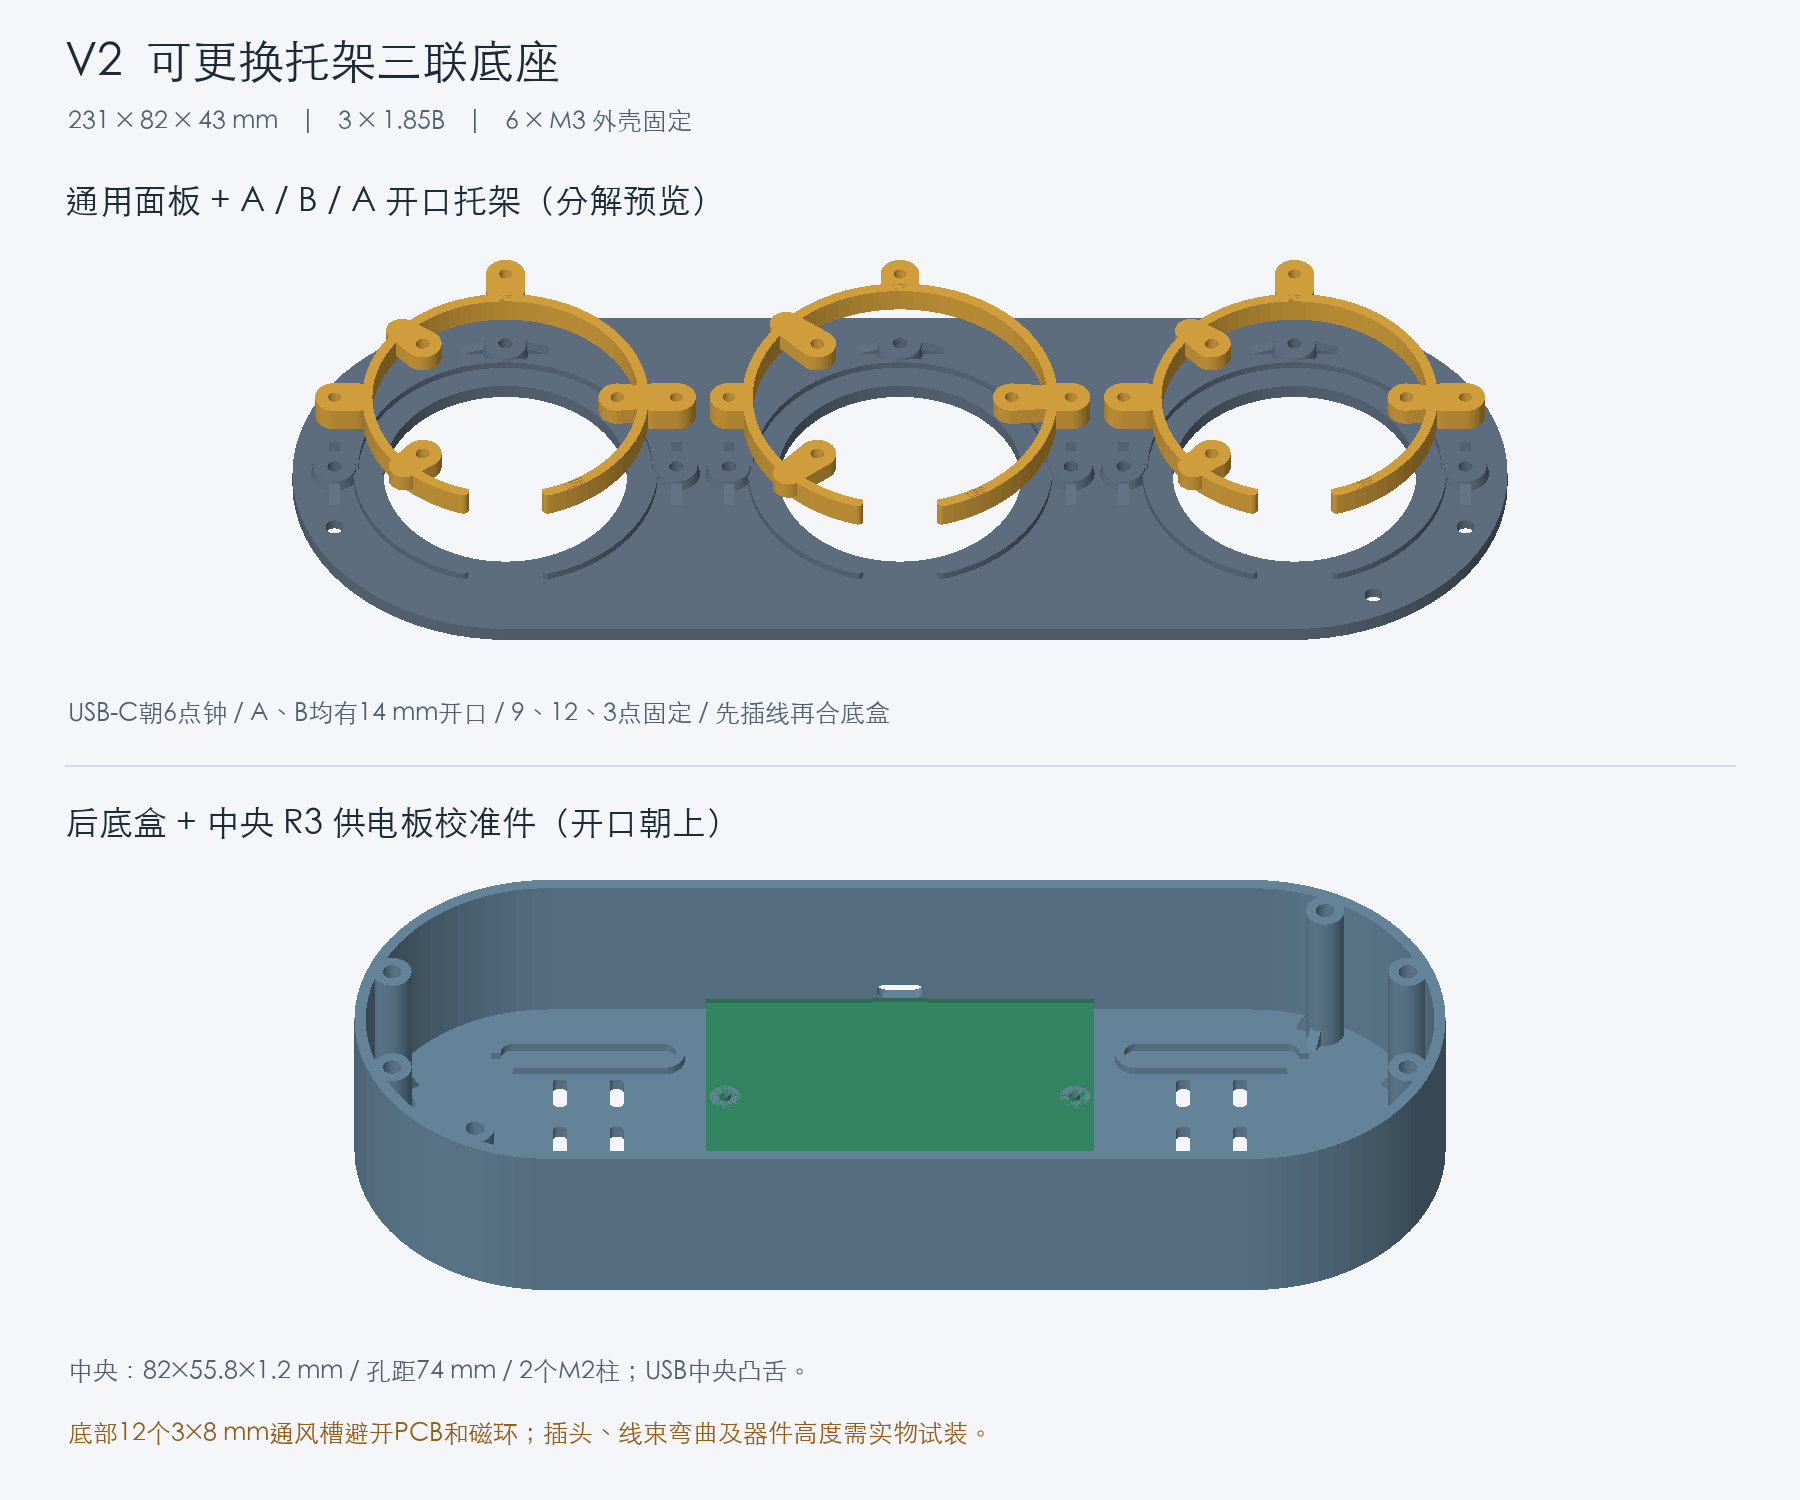

Here is the Python script that generated this plot:
"""Render the exported STL geometry. Requires numpy and Pillow."""
import argparse
import json
from pathlib import Path
import re

import numpy as np
from PIL import Image, ImageDraw, ImageFont


ROOT = Path(__file__).resolve().parent
parser = argparse.ArgumentParser(description=__doc__)
parser.add_argument("--font", default="/System/Library/Fonts/STHeiti Light.ttc")
args = parser.parse_args()
params = (ROOT / "params.scad").read_text()


def value(name):
    return float(re.search(rf"^{name}\s*=\s*([-+\d.]+)", params, re.M)[1])


def mesh(name):
    data = (ROOT / "stl" / f"{name}.stl").read_text()
    vertices = re.findall(r"vertex\s+([-+\d.eE]+)\s+([-+\d.eE]+)\s+([-+\d.eE]+)", data)
    return np.array(vertices, dtype=float).reshape(-1, 3, 3)


image = Image.new("RGB", (1800, 1500), "#f4f6fa")
draw = ImageDraw.Draw(image)
font = ImageFont.truetype(args.font, 34)
small = ImageFont.truetype(args.font, 25)
title = ImageFont.truetype(args.font, 46)


def render(items, box, canvas=image, rear_flat=False, view=None, bounds=None):
    # Orthographic view from the rear and lower side of the assembly.
    up = np.array([0, 1, 0] if rear_flat else [0, 0.72, 0.694])
    eye = np.array([0, 0, 1] if rear_flat else [0, -0.694, 0.72])
    if view == "bottom":
        up, eye = np.array([0, 1, 0]), np.array([0, 0, -1])
    elif view == "usb":
        up, eye = np.array([0, 0, 1]), np.array([0, 1, 0])
    light = np.array([-0.3, -0.5, 0.81])
    projected_all = [np.stack([t[:, :, 0], t @ up], axis=-1) for t, _ in items]
    points = np.concatenate(projected_all).reshape(-1, 2)
    lo, hi = points.min(axis=0), points.max(axis=0)
    if bounds is not None:
        lo, hi = np.array(bounds, dtype=float)
    width, height = box[2]-box[0], box[3]-box[1]
    scale = min((width-40)/(hi[0]-lo[0]), (height-20)/(hi[1]-lo[1]))
    origin = (lo+hi)/2
    pixels = np.full((height, width, 3), [244, 246, 250], dtype=np.uint8)
    zbuffer = np.full((height, width), -np.inf)
    for triangles, colour in items:
        normals = np.cross(triangles[:, 1]-triangles[:, 0],
                           triangles[:, 2]-triangles[:, 0])
        lengths = np.linalg.norm(normals, axis=1)
        normals /= np.maximum(lengths[:, None], 1e-12)
        lighting = 0.50 + 0.50*np.clip(normals @ light, 0, 1)
        projected = np.stack([triangles[:, :, 0], triangles @ up], axis=-1)
        projected[:, :, 0] = width/2 + scale*(projected[:, :, 0]-origin[0])
        projected[:, :, 1] = height/2 - scale*(projected[:, :, 1]-origin[1])
        depths = triangles @ eye
        for i in range(len(triangles)):
            if normals[i] @ eye <= 1e-8:
                continue
            p = projected[i]
            xmin, ymin = np.maximum(np.floor(p.min(axis=0)).astype(int), 0)
            xmax, ymax = np.minimum(np.ceil(p.max(axis=0)).astype(int),
                                   [width-1, height-1])
            if xmin > xmax or ymin > ymax:
                continue
            denominator = (p[1, 1]-p[2, 1])*(p[0, 0]-p[2, 0]) + \
                (p[2, 0]-p[1, 0])*(p[0, 1]-p[2, 1])
            if abs(denominator) < 1e-9:
                continue
            yy, xx = np.mgrid[ymin:ymax+1, xmin:xmax+1] + 0.5
            a = ((p[1, 1]-p[2, 1])*(xx-p[2, 0]) +
                 (p[2, 0]-p[1, 0])*(yy-p[2, 1]))/denominator
            b = ((p[2, 1]-p[0, 1])*(xx-p[2, 0]) +
                 (p[0, 0]-p[2, 0])*(yy-p[2, 1]))/denominator
            c = 1-a-b
            depth = a*depths[i, 0] + b*depths[i, 1] + c*depths[i, 2]
            region = zbuffer[ymin:ymax+1, xmin:xmax+1]
            visible = (a >= -1e-8) & (b >= -1e-8) & (c >= -1e-8) & (depth > region)
            region[visible] = depth[visible]
            pixels[ymin:ymax+1, xmin:xmax+1][visible] = \
                (np.array(colour)*lighting[i]).astype(np.uint8)
    canvas.paste(Image.fromarray(pixels), box[:2])
    return lambda x, y: (box[0]+width/2+scale*(x-origin[0]),
                         box[1]+height/2-scale*(y-origin[1]))


draw.text((65, 38), "V2  可更换托架三联底座", font=title, fill="#1d2a38")
draw.text((68, 108),
          f"{value('case_w'):g} × {value('case_h'):g} × "
          f"{value('case_depth')+value('panel_t'):g} mm    |    3 × 1.85B    |    6 × M3 外壳固定",
          font=small, fill="#526171")
draw.text((65, 183), "通用面板 + A / B / A 开口托架（分解预览）", font=font, fill="#1d2a38")
items = [(mesh("panel"), [104, 121, 140])]
for i, name in enumerate(["carrier_a", "carrier_b", "carrier_a"]):
    triangles = mesh(name)
    triangles[:, :, 1] *= -1
    triangles[:, :, 2] = value("carrier_h") - triangles[:, :, 2]
    triangles[:, :, 0] += (i-1)*value("module_pitch")
    triangles[:, :, 2] += value("panel_t")+value("panel_post_h")+14
    items.append((triangles, [230, 174, 67]))
render(items, (65, 250, 1735, 650))
draw.text((68, 700), "USB-C朝6点钟 / A、B均有14 mm开口 / 9、12、3点固定 / 先插线再合底盒",
          font=small, fill="#526171")
draw.line((65, 765, 1735, 765), fill="#d4dce5", width=2)
draw.text((65, 805), "后底盒 + 中央 R3 供电板校准件（开口朝上）", font=font, fill="#1d2a38")
base_items = [(mesh("base"), [111, 145, 169])]
centre = json.loads(re.search(r"^power_pcb_centre\s*=\s*(\[[^;]+);", params, re.M)[1])
for i, name in enumerate(["power_board_mockup"]):
    triangles = mesh(name)
    triangles[:, :, 1] *= -1
    triangles[:, :, 0] += centre[0]
    triangles[:, :, 1] -= centre[1]
    triangles[:, :, 2] += value("bottom_t")+value("aux_post_h")
    base_items.append((triangles, [57, 147, 109] if i == 0 else [128, 94, 172]))
render(base_items, (65, 870, 1735, 1300))
draw.text((68, 1358), f"中央：{value('power_pcb_w'):g}×{value('power_pcb_h'):g}×{value('power_pcb_t'):g} mm / 孔距74 mm / 2个M2柱；USB中央凸舌。",
          font=small, fill="#526171")
draw.text((68, 1420), "底部12个3×8 mm通风槽避开PCB和磁环；插头、线束弯曲及器件高度需实物试装。",
          font=small, fill="#945d19")
image.save(ROOT / "preview.png")

# Read the production STLs and restore the rear-view assembly orientation.
# The print files are flipped so that their PCB contact pads sit on the bed.
total_depth = value("case_depth")+value("panel_t")
detail = Image.new("RGB", (1800, 1060), "#f4f6fa")
dd = ImageDraw.Draw(detail)
dd.text((65, 38), "A / B 托架：固定耳与USB-C开口", font=title, fill="#1d2a38")
dd.text((68, 110), "后视装配方向（非STL贴床视角）；9、12、3点固定，USB-C朝6点钟。",
        font=small, fill="#526171")
for i, name in enumerate(["carrier_a", "carrier_b"]):
    triangles = mesh(name)
    triangles[:, :, 1] *= -1
    triangles[:, :, 2] = value("carrier_h")-triangles[:, :, 2]
    left = 100+900*i
    project = render([(triangles, [230, 174, 67])],
                     (left, 240, left+700, 860), canvas=detail, rear_flat=True)
    dd.text((left+350, 195), name+".stl", font=font, fill="#1d2a38", anchor="mm")
    for x, y, label in [(-32.5,0,"9点"), (0,32.5,"12点"), (32.5,0,"3点")]:
        px, py = project(x, y)
        dd.text((px+(0 if x == 0 else (-58 if x < 0 else 58)),
                 py-55 if x == 0 else py), label, font=small,
                fill="#1d2a38", anchor="mm")
    px, py = project(0, -31)
    dd.text((px, py+32), "6点 USB-C / 14 mm贯穿", font=small,
            fill="#236e96", anchor="mm")
dd.text((68, 940), "面板对应柱同步移动；主板三孔、支撑高度和铜螺母规格保持原值。",
        font=small, fill="#526171")
dd.text((68, 990), f"231 × 82 × {total_depth:g} mm / 中心距75 mm / 面板、底盒及托架须使用本版配套打印件。",
        font=small, fill="#945d19")
detail.save(ROOT / "carrier_detail.png")

# Dimensioned rear-view placement; real component footprints are not selected.
placement = Image.new("RGB", (1800, 1120), "#f4f6fa")
pd = ImageDraw.Draw(placement)
origin = np.array([900, 530])
scale = min(7.5, 1660/value("case_w"))


def xy(x, y):
    return tuple(origin+np.array([x, -y])*scale)


def rect(x, y, w, h):
    return (*xy(x-w/2, y+h/2), *xy(x+w/2, y-h/2))


def centred_text(x, y, text, face=small, fill="#1d2a38"):
    pd.text(xy(x, y), text, font=face, fill=fill, anchor="mm")


pd.text((65, 42), "中央 R3 供电板安装（整机背视坐标）", font=title, fill="#1d2a38")
power_gap = (total_depth-value("bottom_t")-value("aux_post_h")-value("power_pcb_t")
             -value("power_components_h")-value("panel_t")-value("panel_post_h")
             -value("carrier_h")-value("pcb_t")-value("pcb_rear_component_h"))
pd.text((68, 112), f"供电板{value('power_pcb_w'):g}×{value('power_pcb_h'):g}×{value('power_pcb_t'):g} mm / 孔心中点XY=({centre[0]:g},{centre[1]:g}) / 孔距74 mm；总厚{total_depth:g} mm",
        font=small, fill="#526171")
pd.rounded_rectangle(rect(0, 0, value("case_w"), value("case_h")),
                     radius=value("case_h")/2*scale, fill="#e2e9ef",
                     outline="#536a7c", width=4)
pd.ellipse(rect(0, 0, value("magnet_pocket_d"), value("magnet_pocket_d")),
           outline="#9ca8b1", width=3)
path_points = json.loads(re.search(r"^cable_path_points\s*=\s*(\[[^;]+);", params, re.M)[1])
vent_x = json.loads(re.search(r"^vent_centres_x\s*=\s*(\[[^;]+);", params, re.M)[1])
vent_y = json.loads(re.search(r"^vent_centres_y\s*=\s*(\[[^;]+);", params, re.M)[1])
for x in vent_x:
    for y in vent_y:
        pd.rounded_rectangle(rect(x, y, value('vent_slot_w'), value('vent_slot_h')),
                             radius=value('vent_slot_r')*scale,
                             fill="#f4f6fa", outline="#536a7c", width=2)
path_pixels = [xy(*p) for p in path_points]
for i in (0,2):
    pd.line(path_pixels[i:i+2], fill="#9fb0bc", width=round((value("cable_channel_w")+4)*scale))
    pd.line(path_pixels[i:i+2], fill="#f4f6fa", width=round(value("cable_channel_w")*scale))
# Exterior cable plugs directly into J1 through the continuous wall.
usb_path = [(0,-47),(0,value('power_usb_face_y'))]
pd.line([xy(*p) for p in usb_path], fill="#2a87b5", width=6, joint="curve")
for i, c in enumerate([centre]):
    fill = "#c0e2d1" if i == 0 else "#d9cde8"
    w = value("power_pcb_w")
    h = value("power_pcb_h")
    outline = json.loads(re.search(r"^power_pcb_outline_xy\s*=\s*(\[[^;]+);", params, re.M)[1])
    pd.polygon([xy(c[0]+x,c[1]+y) for x,y in outline], fill=fill,
               outline="#536a7c", width=3)
    holes = [(-value('power_hole_pitch')/2,0),(value('power_hole_pitch')/2,0)]
    for hx, hy in holes:
        pd.ellipse(rect(c[0]+hx,c[1]+hy,value("aux_hole_d"),value("aux_hole_d")),
                   fill="#f4f6fa", outline="#536a7c", width=2)
    centred_text(c[0], 3.2, "R3 三路固定5V供电PCB")
    centred_text(c[0], -3.2, f"X={c[0]:g}  Y={c[1]:g}")
    centred_text(c[0], h/2+9.5, f"2×M2，柱高{value('aux_post_h'):g} mm")
for x in [-21.9,0.5,22.9]:
    pd.rectangle(rect(x,(value('power_xh_front_y')+value('power_xh_envelope_ymin'))/2,
                      8,value('power_xh_front_y')-value('power_xh_envelope_ymin')),
                 fill='#dea84a',outline='#536a7c',width=2)
centred_text(0,25,"XH输出朝上 / 先插线再合盒")
centred_text(0,-23,"USB-C PD输入朝下")
pd.rectangle(rect(0,value('power_usb_face_y')+2.0,value('power_usb_shell_w'),4.0),
             fill='#2a87b5')
centred_text(0, -50, "GCT USB4085直插 / 连续2.4 mm壁 / 名义露出0.2 mm")
pd.text((68, 945), f"元件高度目标{value('power_components_h'):g} mm；距仪表后部包络{power_gap:.1f} mm；底板3 mm。", font=small, fill="#526171")
pd.text((68, 990), "USB-C圆角孔9.74×3.96 mm；取消凹位与薄挡片；底部12个3×8 mm散热槽。", font=small, fill="#526171")
pd.text((68, 1035), "磁吸圆环凹槽保留；完整12×8 mm插头胶壳包络参与检查；实际插头需试装。", font=small, fill="#945d19")
placement.save(ROOT / "electronics" / "placement.png")

# Exterior views use the exported production base STL. The metal socket is
# only a visual envelope; it is not an additional printable part.
base_detail = Image.new("RGB", (1800, 1220), "#f4f6fa")
bd = ImageDraw.Draw(base_detail)
bd.text((65, 38), "底盒：USB-C护口与散热隔栅", font=title, fill="#1d2a38")
bd.text((68, 115), "外底面 / 12个3×8 mm贯穿槽 / 中央磁环凹槽保留", font=small, fill="#526171")
base_mesh = mesh('base')
pocket_floor = np.all(np.abs(base_mesh[:, :, 2]-value('magnet_pocket_depth')) < 1e-4, axis=1)
render([(base_mesh[~pocket_floor], [111, 145, 169]),
        (base_mesh[pocket_floor], [151, 177, 195])], (65, 170, 1735, 755),
       canvas=base_detail, view="bottom")
bd.line((65, 775, 1735, 775), fill="#d4dce5", width=2)
bd.text((65, 800), "USB-C侧壁局部放大（含母座包络）", font=font, fill="#1d2a38")


def box_mesh(low, high):
    corners = np.array([[x, y, z] for x in (low[0], high[0])
                        for y in (low[1], high[1]) for z in (low[2], high[2])])
    indices = np.array([[0, 1, 3], [0, 3, 2], [4, 6, 7], [4, 7, 5],
                        [0, 4, 5], [0, 5, 1], [2, 3, 7], [2, 7, 6],
                        [0, 2, 6], [0, 6, 4], [1, 5, 7], [1, 7, 3]])
    return corners[indices]


axis_from_bottom = (value('bottom_t')+value('aux_post_h')+value('power_pcb_t')
                    +value('power_usb_axis_above_pcb'))
socket_face = -value('power_usb_face_y')
sw, sh = value('power_usb_shell_w'), value('power_usb_mouth_h')
metal_t = 0.3
usb_items = [(base_mesh, [111, 145, 169])]


def mouth_contour(w, h, radius):
    points = []
    for cx, cz, start in [(w/2-radius, h/2-radius, 0),
                          (-w/2+radius, h/2-radius, 90),
                          (-w/2+radius, -h/2+radius, 180),
                          (w/2-radius, -h/2+radius, 270)]:
        for a in np.linspace(start, start+90, 13):
            points.append([cx+radius*np.cos(np.radians(a)),
                           cz+radius*np.sin(np.radians(a))])
    return np.array(points)


outer = mouth_contour(sw, sh, value('power_usb_mouth_r'))
inner = mouth_contour(sw-2*metal_t, sh-2*metal_t, value('power_usb_mouth_r')-metal_t)
metal, dark = [], []
for i in range(len(outer)):
    j = (i+1) % len(outer)
    a, b, c, d = [np.array([p[0], socket_face, axis_from_bottom+p[1]])
                  for p in (outer[i], outer[j], inner[j], inner[i])]
    metal.extend([[a, c, b], [a, d, c]])
    dark.append([[0, socket_face-0.01, axis_from_bottom],
                 [inner[j, 0], socket_face-0.01, axis_from_bottom+inner[j, 1]],
                 [inner[i, 0], socket_face-0.01, axis_from_bottom+inner[i, 1]]])
usb_items.extend([(np.array(metal), [193, 207, 218]), (np.array(dark), [33, 40, 48])])
render(usb_items, (65, 860, 940, 1170), canvas=base_detail, view="usb",
       bounds=((-15, 1), (15, 17)))
for i, line in enumerate(["连续一体侧壁：完整2.4 mm厚",
                           "圆角孔：9.74 × 3.96 mm / R1.8",
                           "GCT母座名义露出0.2 mm",
                           "取消凹位、加强框和薄挡片",
                           "孔中心距外底面8.57 mm；需实物试装"]):
    bd.text((985, 900+i*52), line, font=small, fill="#526171")
base_detail.save(ROOT / "base_detail.png")
